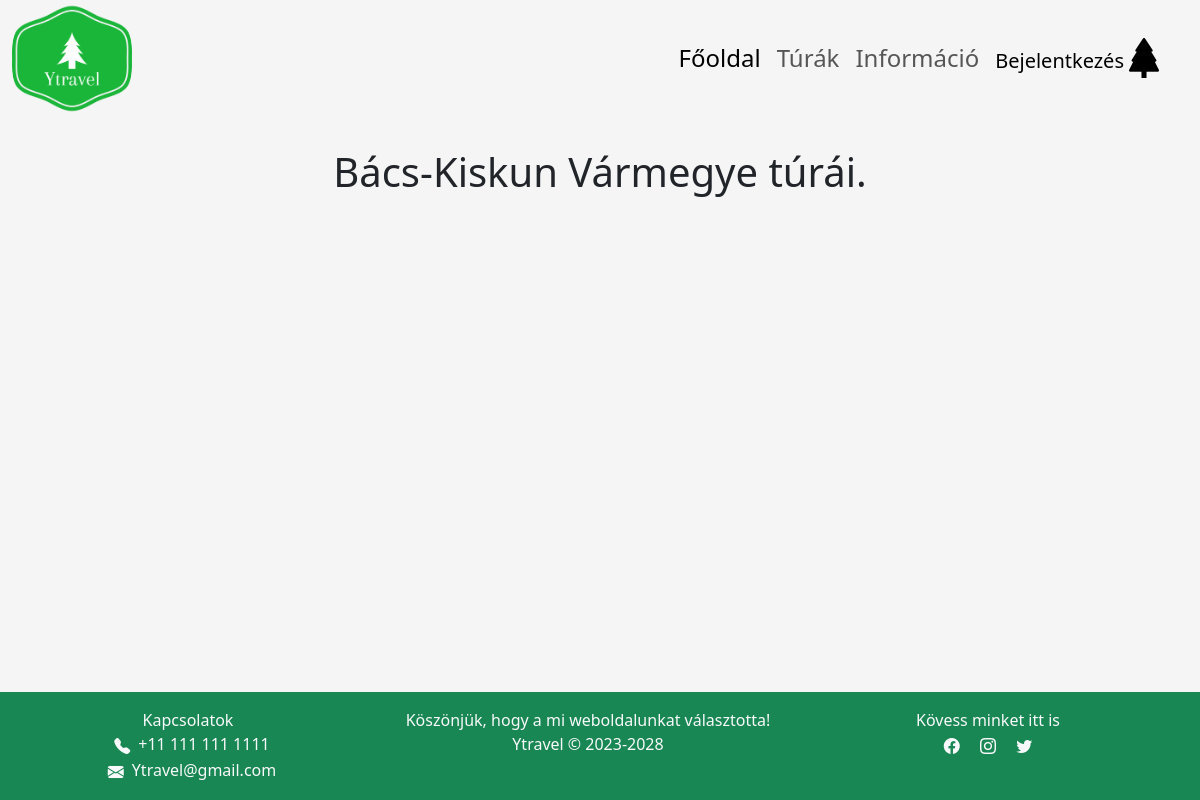
Before: /frontend/turakInfo.php?idx=5 with the older database file.
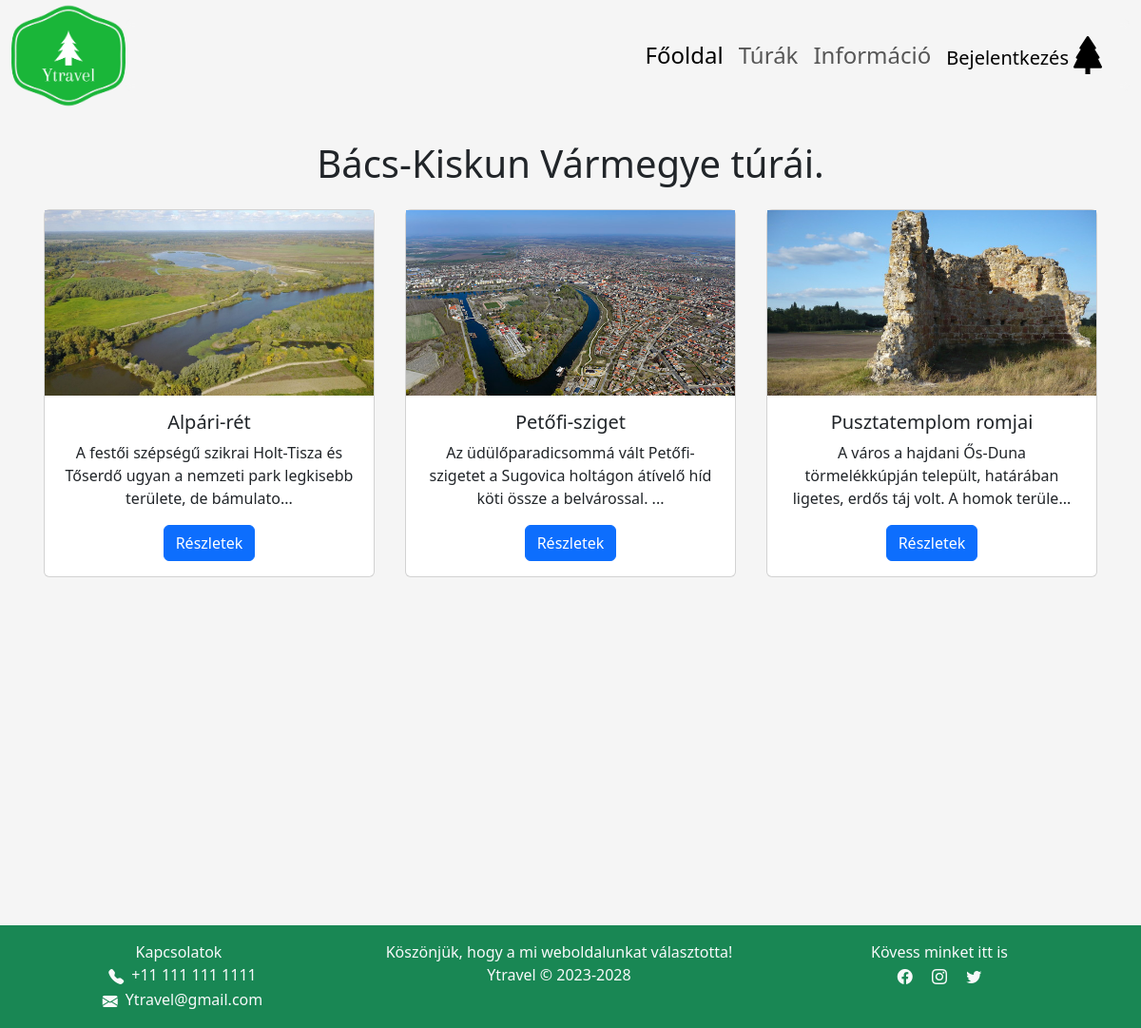
After: the same page with the newer database file.
### tables this page shows
CREATE TABLE `megye` (
  `id` int(11) NOT NULL,
  `megye_nev` text NOT NULL,
  `turak_szama` int(100) NOT NULL,
  `megye_felkapottsag` int(100) NOT NULL,
  `megye_kep_nev` varchar(100) NOT NULL
);

CREATE TABLE `turak` (
  `id` int(11) NOT NULL,
  `tura_nev` text NOT NULL,
  `tura_hossza` float(100,1) NOT NULL,
  `tura_nehezseg` int(100) NOT NULL,
  `tura_felkapottsag` int(100) NOT NULL,
  `megye_id` int(100) NOT NULL,
  `tura_kep_nev` varchar(111) NOT NULL
);

### server/classes.php (the view, shortened to what this page needs)
<?php
class Turak
{
    public mysqli $csatlakozas;
    function __construct()
    {
        $this->csatlakozas = new mysqli("localhost", "root", "", "turazas");
    }
    function Turakiiras($megyeid)
    {
        $tartatlom = "";
        $belepes = $this->csatlakozas->query("SELECT *, SUBSTRING(tura_leiras.tura_szoveg,1,100) AS turaSzoveg from turak INNER JOIN tura_leiras ON turak.id = tura_leiras.id where megye_id = '" . $megyeid . "'");
        while ($adat = $belepes->fetch_assoc()) {
            $tartatlom .= '
            <div class="col-md-4 p-3">
                <div class="card">
                    <img src=../kepektura/' . $adat["tura_kep_nev"] . '.jpg class = "img-fluid" " style="aspect-ratio: 16 / 9; object-fit: cover;">
                    <div class = "card-body">
                        <h5 class="card-title">' . $adat["tura_nev"] . '</h5>
                        <p>'.$adat["turaSzoveg"].'...</p>
                        <a href="../frontend/turaLeiras.php?tura_id=' . $adat["id"] . '" class="btn btn-primary">Részletek</a>
                    </div>
                </div>
            </div>
            ';
        }
        print($tartatlom);
    }
    function turaCim($id){
        $cim = $this->csatlakozas->query("SELECT * FROM megye WHERE id = ".$id."");
        while($adat = $cim->fetch_assoc()){
            print $adat["megye_nev"];
        }
    }
}
?>

### frontend/turakInfo.php (shortened to what this page needs)
<!DOCTYPE html>
<html lang="en">
<?php
 include("../server/classes.php");
 include("../components/header.php");
 $turak = new Turak();
?>
<body style="background-image: url('../kepek/profilKepek/Background2.png'); background-repeat: no-repeat; background-size:cover;">
  <?php
  include("../components/navbar.php");
  ?>
<main>
  <div class="container text-center">
    <h1><?php $turak->turaCim($_GET["idx"]) ?> túrái.</h1>
    <div class="row" style="padding-bottom:28.5%">
        <?php $turak->Turakiiras($_GET['idx']);?>
    </div>
  </div>
</main>
  <?php
    include("../components/footer.php");
  ?>
</body>
</html>

### components/header.php (shortened to what this page needs)
<head>
  <link rel="stylesheet" href="https://cdn.jsdelivr.net/npm/bootstrap-icons@1.10.3/font/bootstrap-icons.css">
  <link href="https://cdn.jsdelivr.net/npm/bootstrap@5.3.0-alpha1/dist/css/bootstrap.min.css" rel="stylesheet">
  <link rel="stylesheet" href="../style.css?t=<?= microtime();?>">
</head>

### components/navbar.php (shortened to what this page needs)
<nav class="navbar navbar-expand-lg fs-4">
  <div class="container-fluid">
  <img src="../kepek/profilKepek/logo.png" alt="Oldal logo" style="width:120px;" class="rounded-pill float-start">
    <div class="collapse navbar-collapse text-center" id = "navbarSupportedContent">
      <ul class="navbar-collapse navbar-nav justify-content-end">
        <li class="nav-item">
          <a class="nav-link active" href="../frontend/fooldal.php">Főoldal</a>
        </li>
        <li class="nav-item">
          <a class="nav-link" href="../frontend/turak.php">Túrák</a>
        </li>
        <li class="nav-item">
          <a class="nav-link" href="../frontend/informaciok.php" role="button" aria-expanded="false">
            Információ
          </a>
        </li>
          <?php
                  if(isset($_SESSION['nev'])){
                ?>
                  <li class = "nav-item p-2">
                       <?php print  "Üdv ".$_SESSION["nev"]."!";?>
                  </li>
                  <li class = "nav-item p-2">
                    <a href="../server/kilepes.php" class = "btn btn-primary">Kijelentkezés</a>
                      <!-- <form action="" method="post">
                        <button type="submit" class="w-100 btn btn-primary" name = "kilep">Kijelentkezés</button>
                      </form> -->
                  </li>
                  <li class = "nav-item p-2">
                    <a class="navbar-brand" href="../server/belepes.php">
                    <?php
                         print '<a href = "../frontend/profil.php"><img src = "../kepek/profilkepek/'.$_SESSION["profilkep"].'.jpg" alt = "profilkép" class = "img-fluid rounded-circle" style = "height: 70px; width: 70px;"></a>'
                    ?>
                    </a>
                  </li>
                <?php
                  }else{
                ?>
                 <li class="nav-item p-2">
                    <a class="navbar-brand" href="../server/belepes.php">
                        Bejelentkezés<i class="bi bi-tree-fill fs-1"></i>
                    </a>
                 </li>
                 <?php
                  }
                 ?>
      </ul>
    </div>
  </div>
</nav>

### components/footer.php
<footer class="text-center text-light bg-success w-100 bottom-0 py-3">
    <div class="row row-cols-1 row-cols-md-4 w-100">
      <div class="col col-md-4">
        <span class="fs-6">Kapcsolatok</span><br>
        <span class="fs-6"><i class="bi bi-telephone-fill p-2"></i>+11 111 111 1111</span><br>
        <span class="fs-6"><i class="bi bi-envelope-fill p-2"></i>Ytravel@gmail.com</span>
      </div>
      <div class="col col-md-4">
        <span class="fs-6">Köszönjük, hogy a mi weboldalunkat választotta!</span><br>
        <span class="text-light">Ytravel &copy; 2023-2028</span>
      </div>
      <div class="col col-md-4">
        <span class="fs-6">Kövess minket itt is</span><br>
        <i class="bi bi-facebook p-2"></i>
        <i class="bi bi-instagram p-2"></i>
        <i class="bi bi-twitter p-2"></i>
      </div>
    </div>
</footer>

### style.css (style rules this page uses)
* { margin: 0; padding: 0; box-sizing: border-box; }
html, body { margin: 0; padding: 0; background-repeat: no-repeat; background-size: cover; }
body { display: grid; gap: 2rem; grid-template-areas: "navbar" "content" "footer" ; grid-template-columns: auto; grid-template-rows: 116px auto 108px; min-height: 100vh; background-color: #f5f5f5; }
nav { z-index: 99999; grid-area: navbar; }
footer { grid-area: footer; }
main { grid-area: content; }
#navbarSupportedContent { background: #f5f5f556; backdrop-filter: blur(4px); border-radius: 8px; }
.bi { vertical-align: -.125em; }
.navbar { background-color: transparent; }

Changed rows visible on the page:
added turak: tura_kep_nev (picture), tura_nev "Alpári-rét", turaSzoveg "A festői szépségű szikrai Holt-Tisza és Tőserdő ugyan a nemzeti park legkisebb területe, de bámulato"
added turak: tura_kep_nev (picture), tura_nev "Petőfi-sziget", turaSzoveg "Az üdülőparadicsommá vált Petőfi-szigetet a Sugovica holtágon átívelő híd köti össze a belvárossal."
added turak: tura_kep_nev (picture), tura_nev "Pusztatemplom romjai", turaSzoveg "A város a hajdani Ős-Duna törmelékkúpján települt, határában ligetes, erdős táj volt. A homok terüle"
